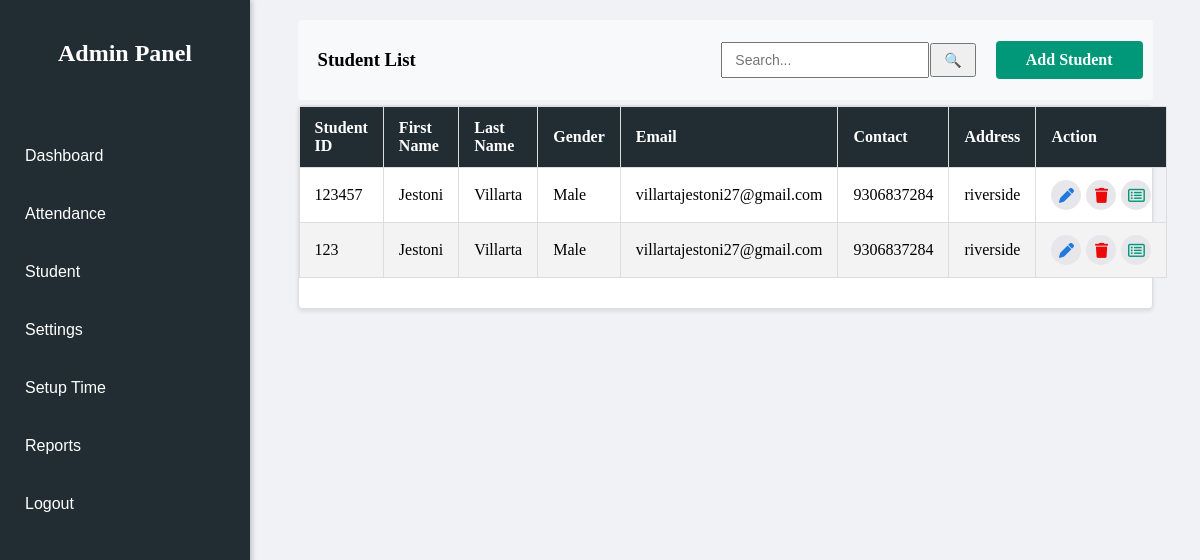
Screenshot of /ADMIN/student.php with the database file from the repository.
### tables this page shows
CREATE TABLE `student_tbl` (
  `ID` int(11) NOT NULL,
  `STUDENT_ID` varchar(50) NOT NULL,
  `FIRST_NAME` varchar(50) NOT NULL,
  `LAST_NAME` varchar(50) NOT NULL,
  `GENDER` varchar(50) NOT NULL,
  `EMAIL` varchar(50) NOT NULL,
  `CONTACT` varchar(50) NOT NULL,
  `ADDRESS` varchar(50) NOT NULL
);

### ADMIN/student.php (the view, shortened to what this page needs)
<?php
include '../CONNECTION/connection.php';
$search = isset($_GET['search']) ? $conn->real_escape_string($_GET['search']) : '';
$sql = "SELECT STUDENT_ID, FIRST_NAME, LAST_NAME, GENDER, EMAIL, CONTACT, ADDRESS FROM student_tbl";
$result = $conn->query($sql);
?>
<!DOCTYPE html>
<html lang="en">
<head>
    <link rel="stylesheet" href="CSS/student.css">
    <link rel="stylesheet" href="CSS/sidenav.css">
    <link rel="stylesheet" href="https://cdnjs.cloudflare.com/ajax/libs/font-awesome/6.7.2/css/all.min.css" />
</head>
<body>
    <div class="nav">
        <?php include 'sidenav.php'; ?>
    </div>
    <div class="table-button-wrapper">
        <h3>Student List</h3>
        <div class="button-search-group">
            <div class="search-container">
                <form method="GET">
                    <input type="text" name="search" placeholder="Search..." value="<?php echo htmlspecialchars($search, ENT_QUOTES, 'UTF-8'); ?>">
                    <button type="submit">🔍</button>
                </form>
            </div>
            <a href="add.php" class="add-btn">Add Student</a>
        </div>
    </div>
    <div class="table-wrapper">
        <div class="table-container">
            <table>
                <thead>
                    <tr>
                        <th>Student ID</th>
                        <th>First Name</th>
                        <th>Last Name</th>
                        <th>Gender</th>
                        <th>Email</th>
                        <th>Contact</th>
                        <th>Address</th>
                        <th>Action</th>
                    </tr>
                </thead>
                <tbody>
                    <?php
                    if ($result->num_rows > 0) {
                        while ($row = $result->fetch_assoc()) {
                            echo "<tr class='student-row' onclick='toggleOptions(this)'>
                <td>" . htmlspecialchars($row['STUDENT_ID'], ENT_QUOTES, 'UTF-8') . "</td>
                <td>" . htmlspecialchars($row['FIRST_NAME'], ENT_QUOTES, 'UTF-8') . "</td>
                <td>" . htmlspecialchars($row['LAST_NAME'], ENT_QUOTES, 'UTF-8') . "</td>
                <td>" . htmlspecialchars($row['GENDER'], ENT_QUOTES, 'UTF-8') . "</td>
                <td>" . htmlspecialchars($row['EMAIL'], ENT_QUOTES, 'UTF-8') . "</td>
                <td>" . htmlspecialchars($row['CONTACT'], ENT_QUOTES, 'UTF-8') . "</td>
                <td>" . htmlspecialchars($row['ADDRESS'], ENT_QUOTES, 'UTF-8') . "</td>
                <td class='action-cell'>
                    <div class='actions'>
                        <a href='edit_students.php?id=" . htmlspecialchars($row['STUDENT_ID'], ENT_QUOTES, 'UTF-8') . "' class='edit'>
                            <span class='tooltip'>
                                <i class='fa-sharp fa-solid fa-pen icon-background'></i>
                                <span class='tooltiptext'>Edit Student</span>
                            </span>
                        </a>
                        <a href='delete_students.php?id=" . htmlspecialchars($row['STUDENT_ID'], ENT_QUOTES, 'UTF-8') . "'
                           onclick='return confirm(\"Are you sure you want to delete this student?\")'
                           class='delete'>
                            <span class='tooltip'>
                               <i class='fa-solid fa-trash'></i>
                                <span class='tooltiptext'>Delete Student</span>
                            </span>
                        </a>
                        <a href='student_records.php?id=" . htmlspecialchars($row['STUDENT_ID'], ENT_QUOTES, 'UTF-8') . "' class='view' >
                            <span class='tooltip'>
                                <i class='fa-regular fa-rectangle-list icon-background'></i>
                                <span class='tooltiptext'>View Attendance</span>
                            </span>
                        </a>
                    </div>
                </td>
            </tr>";
                        }
                    } else {
                        echo "<tr><td colspan='8'>No students found</td></tr>";
                    }
                    ?>
                </tbody>
            </table>
        </div>
    </div>
</body>
</html>

### ADMIN/CSS/student.css (style rules this page uses)
body { margin: 0; padding: 0; background-color: #f0f2f5; }
.table-wrapper { max-width: 90%; margin: 0 auto; background-color: #f0f2f5; }
h3 { padding-left: 20px; color: black; }
.table-button-wrapper { max-width: 90%; border-radius: 4px; background-color: #f8f9fa; margin: 0 auto 5px; display: flex; justify-content: space-between; align-items: center; height: 80px; padding: 0 ; margin-top: 20px; }
.add-btn { padding: 10px 30px; margin-right: 10px; background-color: #009879; color: #fff; text-decoration: none; border-radius: 4px; transition: background-color 0.3s ease; font-weight: bold; }
.table-container { background-color: #fff; border: 1px solid #ddd; border-radius: 4px; box-shadow: 0 2px 4px rgba(0, 0, 0, 0.1); max-height: calc(100vh - 150px); overflow-y: auto; overflow-x: auto; padding-bottom: 30px; }
thead th { position: sticky; top: 0; z-index: 10; background-color: #222d33; color: #ffffff; padding: 12px 15px; border: 1px solid #ddd; }
table { width: 100%; border-collapse: collapse; text-align: left; color: black; }
table th { background-color: #222d33; color: #ffffff; padding: 12px 15px; border: 1px solid #ddd; }
table td { padding: 12px 15px; border: 1px solid #ddd; }
table tr:nth-of-type(even) { background-color: #f3f3f3; }
.button-search-group { display: flex; align-items: center; gap: 10px; }
.search-container { margin: 0; }
.search-container form { border-radius: 25px; padding: 5px 10px; display: flex; align-items: center; gap: 1px; }
.search-container input { width: 180px; padding: 8px 12px; font-size: 14px; }
.search-container button { padding: 7px 12px; font-size: 14px; }
.actions { display: flex; justify-content: center; align-items: center; gap: 5px; }
.actions a i { font-size: 15px; }
.edit { color: #2079df; background-color: rgb(231, 231, 235); font-size: 10px; border-radius: 50%; width: 30px; height: 30px; text-decoration: none; text-align: center; display: flex; justify-content: center; align-items: center; }
.delete { color: rgb(235, 9, 9); background-color: rgb(231, 231, 235); border-radius: 50%; text-decoration: none; font-size: 10px; width: 30px; height: 30px; text-align: center; display: flex; justify-content: center; align-items: center; }
.view { color: #009879; background-color: rgb(231, 231, 235); border-radius: 50%; text-decoration: none; font-size: 10px; width: 30px; height: 30px; text-align: center; display: flex; justify-content: center; align-items: center; }
.tooltip { position: relative; display: inline-block; cursor: pointer; z-index: 9998; }
.table-container { position: relative; z-index: 1; overflow: visible; }

### ADMIN/CSS/sidenav.css (style rules this page uses)
body { margin-left: 250px; color: #fff; }

### rows the page displays
student_tbl: STUDENT_ID "123457", FIRST_NAME "Jestoni", LAST_NAME "Villarta", GENDER "Male", EMAIL "villartajestoni27@gmail.com", CONTACT "9306837284", ADDRESS "riverside"
student_tbl: STUDENT_ID "123", FIRST_NAME "Jestoni", LAST_NAME "Villarta", GENDER "Male", EMAIL "villartajestoni27@gmail.com", CONTACT "9306837284", ADDRESS "riverside"
